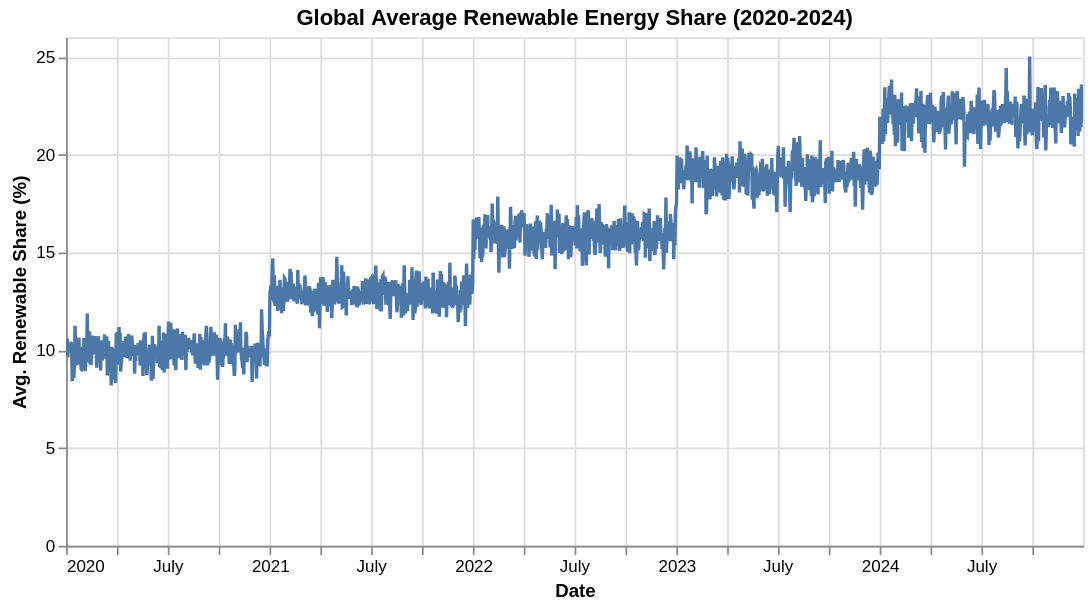

Source (notebook cell):
### Code cell
# Show renewable energy share growth
df['date'] = pd.to_datetime(df['date'], errors='coerce')
df.dropna(subset=['date'], inplace=True)
daily_avg_renewable = df.groupby('date')['renewable_share'].mean().reset_index()

chart= alt.Chart(daily_avg_renewable).mark_line().encode(
    x=alt.X('date:T', title='Date'),
    y=alt.Y('renewable_share:Q', title='Avg. Renewable Share (%)'),
    tooltip=[
        alt.Tooltip('date:T', title='Date', format= '%Y-%m-%d'),
        alt.Tooltip('renewable_share:Q', title='Avg. Share (%)', format='.2f')
    ]
).properties(
    title='Global Average Renewable Energy Share (2020-2024)',
    width=600,
    height=300
).interactive()

chart_path = 'global_renewable_share_line.json'
chart.save(chart_path)

chart

### Figure 1 — Vega-Lite specification as saved in the notebook (floating-point values rounded to 4 significant figures; data arrays with more than 128 entries replaced by an {"elided": "..."} marker saying what was removed)
{"config": {"view": {"continuousWidth": 300, "continuousHeight": 300}}, "data": {"name": "data-dc0679dbeaf11fa9f2ee23aff29f29bf"}, "mark": {"type": "line"}, "encoding": {"tooltip": [{"field": "date", "format": "%Y-%m-%d", "title": "Date", "type": "temporal"}, {"field": "renewable_share", "format": ".2f", "title": "Avg. Share (%)", "type": "quantitative"}], "x": {"field": "date", "title": "Date", "type": "temporal"}, "y": {"field": "renewable_share", "title": "Avg. Renewable Share (%)", "type": "quantitative"}}, "height": 300, "params": [{"name": "param_1e9efca18e7a2868", "select": {"type": "interval", "encodings": ["x", "y"]}, "bind": "scales"}], "title": "Global Average Renewable Energy Share (2020-2024)", "width": 600, "$schema": "https://vega.github.io/schema/vega-lite/v6.4.1.json", "datasets": {"data-dc0679dbeaf11fa9f2ee23aff29f29bf": {"elided": "1827 records"}}}
